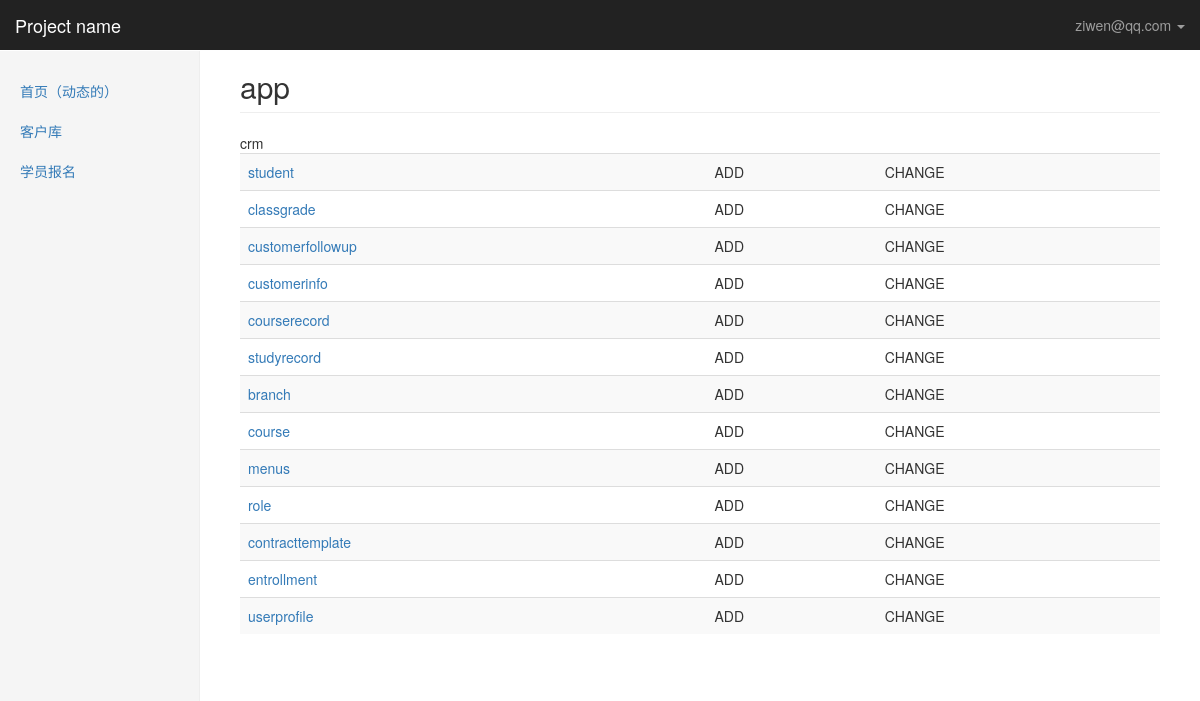
Page /queenadmin/ (signed in) on the committed database.
### crm/models.py (models this page shows, shortened)
class UserProfile(AbstractBaseUser,PermissionsMixin):
    email = models.EmailField(
        verbose_name='email address',
        max_length=255,
        unique=True,
    )
    name=models.CharField(max_length=64,verbose_name="姓名")
    is_active = models.BooleanField(default=True)
    is_staff = models.BooleanField(default=False)
    role = models.ManyToManyField('Role', blank=True)
    objects = UserProfileManager()
    USERNAME_FIELD = 'email'
    REQUIRED_FIELDS = ['name']
    def __str__(self):
        return self.email
    class Meta:
        permissions=(
            ('crm_app_index','可以允许所有app里的表',),
            ('crm_table_list', '可以查看每张表里的数据',),
            ('crm_table_change_view', '可以查看数据的修改页',),
            ('crm_table_list_change', '可以对数据进行修改',),
            ('crm_table_obj_add_view', '可以查看添加页',),
            ('crm_table_obj_add', '可以对数据进行添加',),
        )

class Menus(models.Model):
    name= models.CharField(max_length=64)
    url_type_choices=((0,'absolute'),(1,'dynamic'))
    url_type=models.SmallIntegerField(choices=url_type_choices)
    url=models.CharField(max_length=128)
    class Meta:
        unique_together=('name','url')

### queenadmin/permissions.py (the view)
    def inner(*args,**kwargs):
        if not perm_check(*args,**kwargs):
            request = args[0]
            return render(request,'queenadmin/page_403.html')
        return func(*args,**kwargs)

### queenadmin/permissions.py (called while the page is built)
def check_permission(func):
    def inner(*args,**kwargs):
        if not perm_check(*args,**kwargs):
            request = args[0]
            return render(request,'queenadmin/page_403.html')
        return func(*args,**kwargs)
    return inner

### queenadmin/views.py (called while the page is built)
@check_permission
@login_required
def app_index(request):
    from crm.models import UserProfile
    print(request.user,request)
    return render(request,'queenadmin/app_index.html',{'site':site})

### queenadmin/templates/queenadmin/app_index.html (shortened to what this page needs)
{% extends 'queenadmin/index.html' %}
{% block container-content-right %}
    <h2 class="page-header">app</h2>
    <div>
        {% for app_name,app_table in site.enabled_admin.items %}
        <table class="table table-striped">
            <tbody>
            {% for model_name in app_table %}
                <tr>
                    <td><a href="{% url 'table_obj_list' app_name model_name %}">{{ model_name }}</a></td>
                    <td>ADD</td>
                    <td>CHANGE</td>
                </tr>
            {% endfor %}
            </tbody>
        </table>
    {% endfor %}
    </div>
{% endblock %}

### queenadmin/templates/queenadmin/index.html (shortened to what this page needs)
{% extends 'queenadmin/base.html' %}
{% block body %}
    <nav class="navbar navbar-inverse navbar-fixed-top">
      <div class="container-fluid">
        <div class="navbar-header">
          <a class="navbar-brand" >{% block pro_name %} Project name {% endblock %}</a>
        </div>
        <div id="navbar" class="navbar-collapse collapse">
          <ul class="nav navbar-nav navbar-right">
          <li class="dropdown">
          <a href="#" class="dropdown-toggle" data-toggle="dropdown" role="button" >{{ request.user }} <span class="caret"></span></a>
            </li>
          </ul>
        </div>
      </div>
    </nav>
    <div class="container-fluid">
      <div class="row">
        <div class="col-sm-3 col-md-2 sidebar">
          <ul class="nav nav-sidebar">
            {% for role in request.user.role.all %}
                {% for menus in role.menus.all %}
                    {%  if request.path == menus.url  %}
                     <li class="active"><a href="{% if menus.url_type == 0 %} {{ menus.url }} {% else %} {% url menus.url %}{%endif %}">{{ menus.name }}</a></li>
                    {% else %}
                     <li><a href="{% if menus.url_type == 0 %} {{ menus.url }} {% else %} {% url menus.url %}{%endif %}">{{ menus.name }}</a></li>
                    {% endif %}
                {% endfor %}
              {% endfor %}
          </ul>
        </div>
        <div class="col-sm-9 col-sm-offset-3 col-md-10 col-md-offset-2 main">
            {% block container-content-right %}{% endblock %}
        </div>
      </div>
    </div>
{% endblock %}

### queenadmin/templates/queenadmin/base.html (shortened to what this page needs)
<!DOCTYPE html>
<html lang="zh-CN"><head><meta http-equiv="Content-Type" content="text/html; charset=UTF-8">
    <link href="/static/css/bootstrap.min.css" rel="stylesheet">
    <link href="/static/css/ie10-viewport-bug-workaround.css" rel="stylesheet">
    <link href="/static/css/dashboard.css" rel="stylesheet">
  </head>
  <body>
  {% block body %}
  {% endblock %}
</body>
</html>

### statics/css/dashboard.css (style rules this page uses)
body { padding-top: 50px; }
.navbar-fixed-top { border: 0; }
.sidebar { display: none; }
@media (min-width: 768px) { .sidebar { position: fixed; top: 51px; bottom: 0; left: 0; z-index: 1000; display: block; padding: 20px; overflow-x: hidden; overflow-y: auto; background-color: #f5f5f5; border-right: 1px solid #eee; } }
.nav-sidebar { margin-right: -21px; margin-bottom: 20px; margin-left: -20px; }
.nav-sidebar > li > a { padding-right: 20px; padding-left: 20px; }
.main { padding: 20px; }
@media (min-width: 768px) { .main { padding-right: 40px; padding-left: 40px; } }
.main .page-header { margin-top: 0; }

### rows in the picture
UserProfile: user "ziwen@qq.com"
Menus: name "首页（动态的）"
Menus: name "客户库"
Menus: name "学员报名"

### other values in the picture
{{ model_name }} "student" "classgrade" "customerfollowup" "customerinfo" "courserecord" "studyrecord" "branch" "course" "menus" "role" "contracttemplate" "entrollment" "userprofile"
